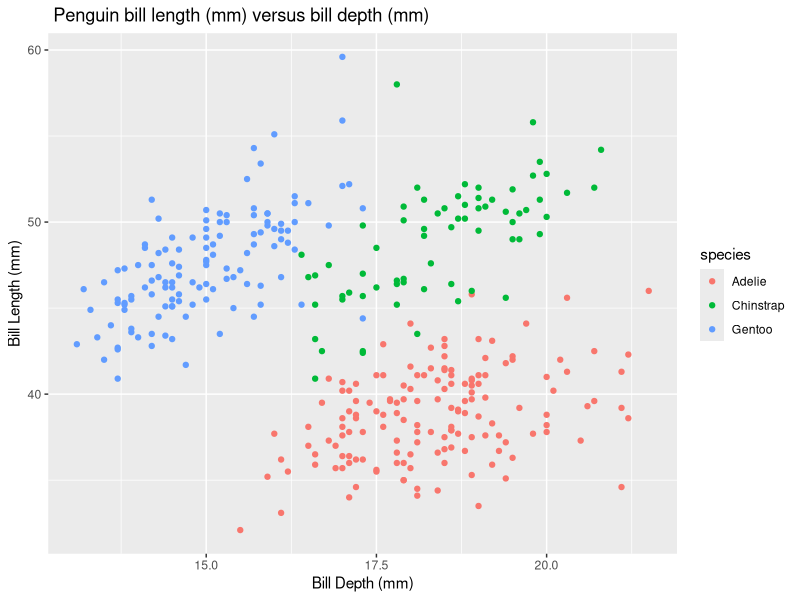
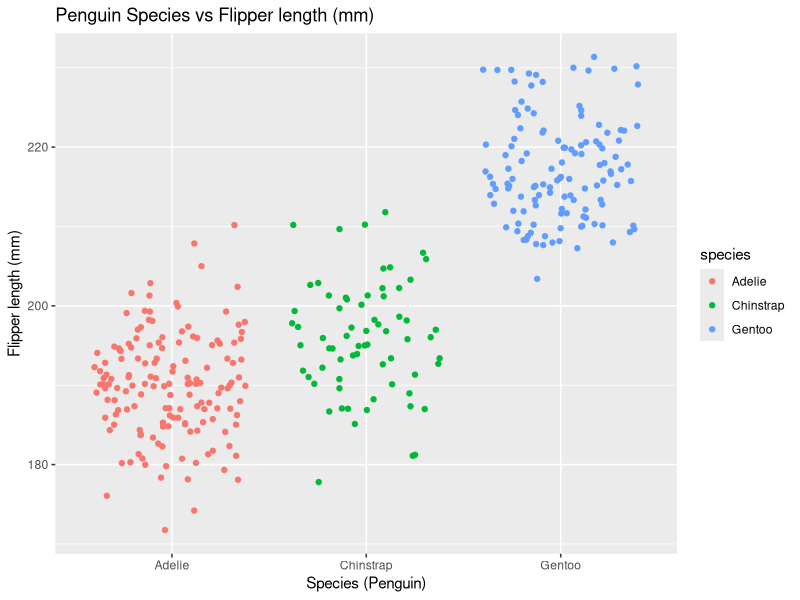

The R source for these figures, in order:
## ---- chunk 1
knitr::opts_chunk$set(echo = TRUE)
library(tidyverse)
library(palmerpenguins)
## ---- chunk 2
x <- 3
ex1 <- expression(x ^ 2)



a <- 1.2 
ex2 <- expression(2 * (3 * a + 2)^ 4 - 5)

t <- 0
ex3 <- expression((- 4 * t)/(t ^ 2 + 1)^ 3)


# Find derivative of each

D1 <- D(ex1, 'x')
eval(D1)

D2 <- D(ex2, 'a')
eval(D2)

D3 <- D(ex3, 't')
eval(D3)

## ---- chunk 3
head(penguins)
ggplot(data=penguins, aes(x = bill_depth_mm, y = bill_length_mm, color = species)) + geom_point() + 
  labs( x = 'Bill Depth (mm)', y = 'Bill Length (mm)', title = ' Penguin bill length (mm) versus bill depth (mm)')
## ---- chunk 4
ggplot(data = penguins, aes(x = species, y = flipper_length_mm, color = species)) + geom_jitter() + labs(x = 'Species (Penguin)', y = 'Flipper length (mm)', title = 'Penguin Species vs Flipper length (mm)')
